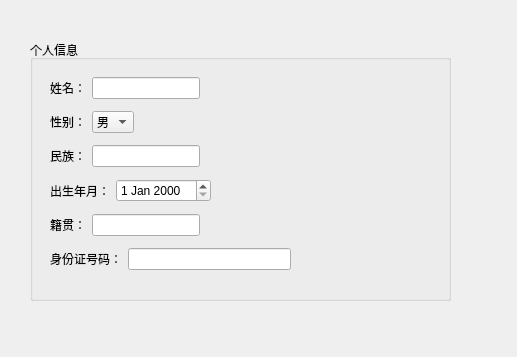
<?xml version="1.0" encoding="UTF-8"?>
<ui version="4.0">
 <class>PersonalInfoDialog</class>
 <widget class="QDialog" name="PersonalInfoDialog">
  <property name="geometry">
   <rect>
    <x>0</x>
    <y>0</y>
    <width>517</width>
    <height>357</height>
   </rect>
  </property>
  <property name="windowTitle">
   <string>Dialog</string>
  </property>
  <widget class="QGroupBox" name="groupBox">
   <property name="geometry">
    <rect>
     <x>30</x>
     <y>40</y>
     <width>421</width>
     <height>261</height>
    </rect>
   </property>
   <property name="title">
    <string>个人信息</string>
   </property>
   <widget class="QWidget" name="layoutWidget">
    <property name="geometry">
     <rect>
      <x>20</x>
      <y>31</y>
      <width>241</width>
      <height>211</height>
     </rect>
    </property>
    <layout class="QVBoxLayout" name="verticalLayout">
     <item>
      <layout class="QHBoxLayout" name="horizontalLayout">
       <item>
        <widget class="QLabel" name="label">
         <property name="text">
          <string>姓名：</string>
         </property>
        </widget>
       </item>
       <item>
        <widget class="QLineEdit" name="lineEdit"/>
       </item>
       <item>
        <spacer name="horizontalSpacer">
         <property name="orientation">
          <enum>Qt::Horizontal</enum>
         </property>
         <property name="sizeHint" stdset="0">
          <size>
           <width>40</width>
           <height>20</height>
          </size>
         </property>
        </spacer>
       </item>
      </layout>
     </item>
     <item>
      <layout class="QHBoxLayout" name="horizontalLayout_4">
       <item>
        <widget class="QLabel" name="label_2">
         <property name="text">
          <string>性别：</string>
         </property>
        </widget>
       </item>
       <item>
        <widget class="QComboBox" name="comboBox">
         <item>
          <property name="text">
           <string>男</string>
          </property>
         </item>
         <item>
          <property name="text">
           <string>女</string>
          </property>
         </item>
        </widget>
       </item>
       <item>
        <spacer name="horizontalSpacer_2">
         <property name="orientation">
          <enum>Qt::Horizontal</enum>
         </property>
         <property name="sizeHint" stdset="0">
          <size>
           <width>40</width>
           <height>20</height>
          </size>
         </property>
        </spacer>
       </item>
      </layout>
     </item>
     <item>
      <layout class="QHBoxLayout" name="horizontalLayout_3">
       <item>
        <widget class="QLabel" name="label_3">
         <property name="text">
          <string>民族：</string>
         </property>
        </widget>
       </item>
       <item>
        <widget class="QLineEdit" name="lineEdit_3"/>
       </item>
       <item>
        <spacer name="horizontalSpacer_3">
         <property name="orientation">
          <enum>Qt::Horizontal</enum>
         </property>
         <property name="sizeHint" stdset="0">
          <size>
           <width>40</width>
           <height>20</height>
          </size>
         </property>
        </spacer>
       </item>
      </layout>
     </item>
     <item>
      <layout class="QHBoxLayout" name="horizontalLayout_5">
       <item>
        <widget class="QLabel" name="label_6">
         <property name="text">
          <string>出生年月：</string>
         </property>
        </widget>
       </item>
       <item>
        <widget class="QDateEdit" name="dateEdit"/>
       </item>
       <item>
        <spacer name="horizontalSpacer_5">
         <property name="orientation">
          <enum>Qt::Horizontal</enum>
         </property>
         <property name="sizeHint" stdset="0">
          <size>
           <width>40</width>
           <height>20</height>
          </size>
         </property>
        </spacer>
       </item>
      </layout>
     </item>
     <item>
      <layout class="QHBoxLayout" name="horizontalLayout_6">
       <item>
        <widget class="QLabel" name="label_4">
         <property name="text">
          <string>籍贯：</string>
         </property>
        </widget>
       </item>
       <item>
        <widget class="QLineEdit" name="lineEdit_4"/>
       </item>
       <item>
        <spacer name="horizontalSpacer_4">
         <property name="orientation">
          <enum>Qt::Horizontal</enum>
         </property>
         <property name="sizeHint" stdset="0">
          <size>
           <width>40</width>
           <height>20</height>
          </size>
         </property>
        </spacer>
       </item>
      </layout>
     </item>
     <item>
      <layout class="QHBoxLayout" name="horizontalLayout_2">
       <item>
        <widget class="QLabel" name="label_5">
         <property name="text">
          <string>身份证号码：</string>
         </property>
        </widget>
       </item>
       <item>
        <widget class="QLineEdit" name="lineEdit_2"/>
       </item>
      </layout>
     </item>
    </layout>
   </widget>
  </widget>
 </widget>
 <resources/>
 <connections/>
</ui>
